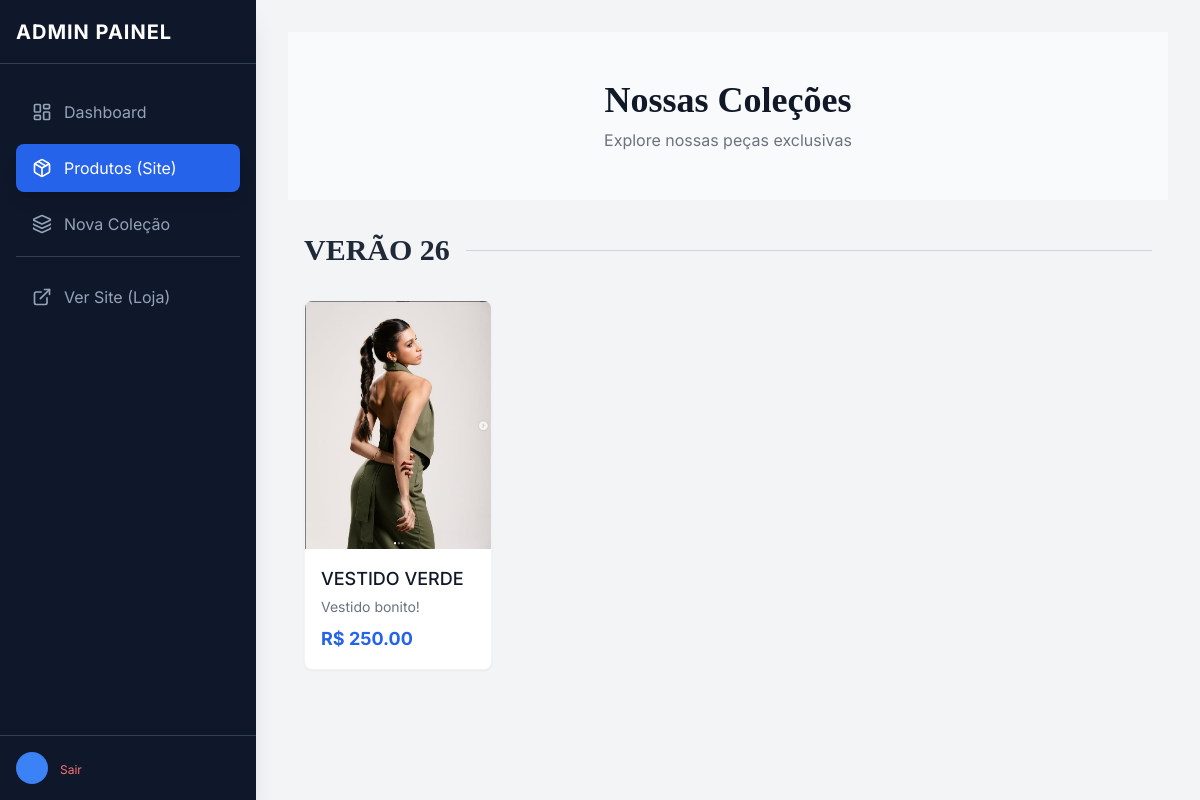
/produtos/, run on an earlier commit of the app's database.
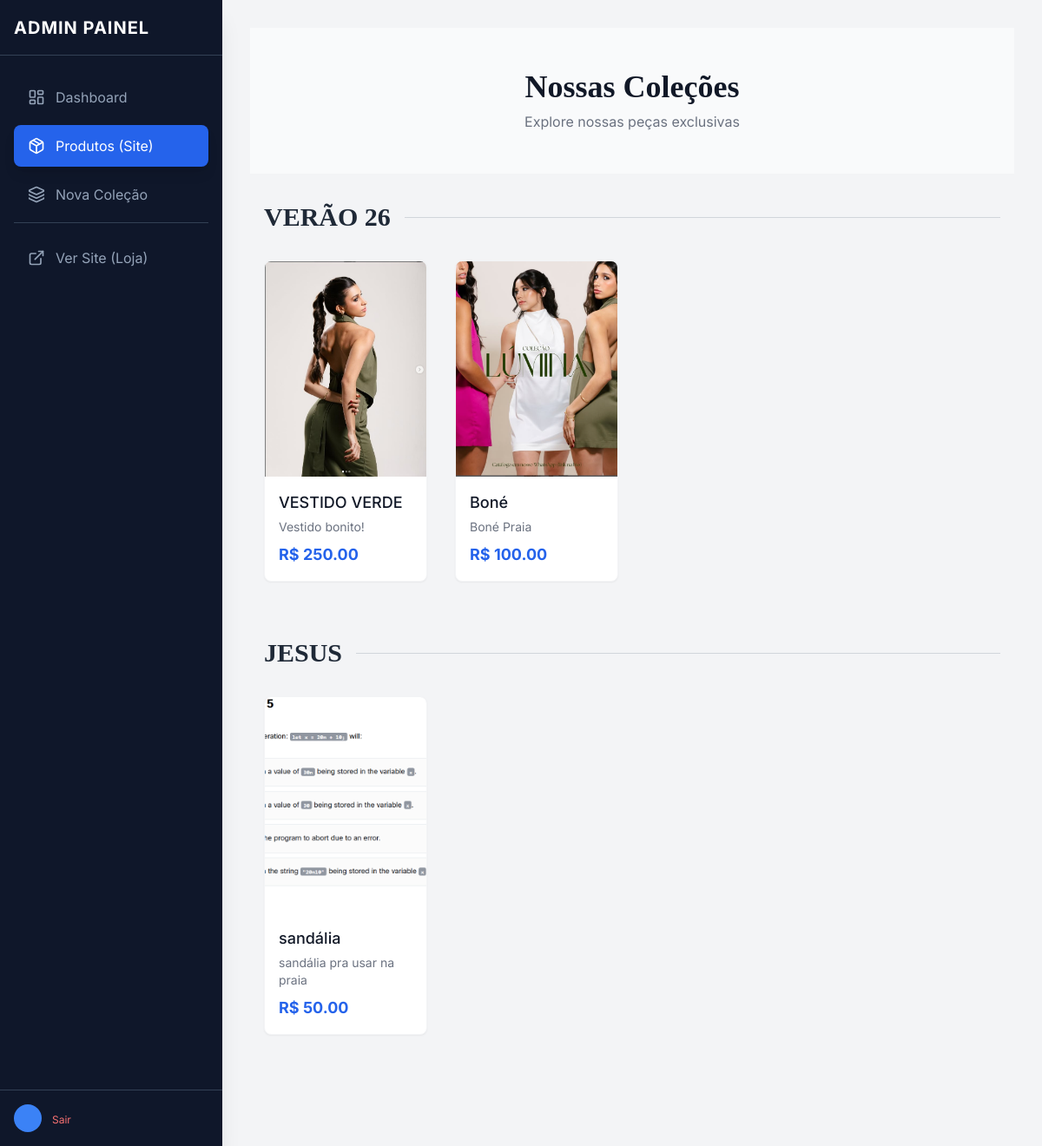
And on a later commit of the database.
### loja/models.py (models this page shows, shortened)
class Colecao(models.Model):
    nome = models.CharField(max_length=100)
    imagem_capa = models.ImageField(upload_to='colecoes/')
    ativa = models.BooleanField(default=True)

class Produto(models.Model):
    colecao = models.ForeignKey(Colecao, on_delete=models.CASCADE, related_name='produtos')
    nome = models.CharField(max_length=200)
    preco = models.DecimalField(max_digits=10, decimal_places=2)
    foto_principal = models.ImageField(upload_to='produtos/')
    descricao = models.TextField(blank=True, null=True)
    ativo = models.BooleanField(default=True)
    tamanhos = models.ManyToManyField(Tamanho, blank=True, related_name='produtos')

### loja/views.py (the view)
# urls.py: path('produtos/', lista_produtos, name='lista_produtos'),
def lista_produtos(request):
    colecoes = Colecao.objects.prefetch_related('produtos').all()
    return render(request, 'loja/produtos.html', {'colecoes': colecoes})

### loja/templates/loja/produtos.html (shortened to what this page needs)
{% extends 'loja/admin_base.html' %}
{% block content %}
<div class="bg-gray-50 py-12 text-center">
    <h1 class="text-4xl font-bold text-gray-900" style="font-family: 'Playfair Display', serif;">Nossas Coleções</h1>
    <p class="text-gray-500 mt-2">Explore nossas peças exclusivas</p>
</div>
<div class="max-w-7xl mx-auto px-4 py-8">
    {% for colecao in colecoes %}
        {% if colecao.produtos.exists %}
        <div class="mb-16">
            <div class="flex items-center gap-4 mb-8">
                <h2 class="text-3xl font-bold text-gray-800" style="font-family: 'Playfair Display', serif;">
                    {{ colecao.nome }}
                </h2>
                <div class="h-px bg-gray-300 flex-1"></div> </div>
            <div class="grid grid-cols-1 sm:grid-cols-2 md:grid-cols-3 lg:grid-cols-4 gap-8">
                {% for produto in colecao.produtos.all %}
                    {% if produto.ativo %}
                    <div class="group">
                        <div class="relative overflow-hidden rounded-lg shadow-sm border border-gray-100 bg-white">
                            <a href="{% url 'produto_detail' produto.id %}">
                                <div class="aspect-[3/4] overflow-hidden bg-gray-200">
                                    {% if produto.foto_principal %}
                                        <img src="{{ produto.foto_principal.url }}"
                                             class="h-full w-full object-cover object-center group-hover:scale-105 transition-transform duration-500"
                                             alt="{{ produto.nome }}">
                                    {% else %}
                                        <div class="h-full w-full flex items-center justify-center text-gray-400 bg-gray-100">
                                            Sem foto
                                        </div>
                                    {% endif %}
                                </div>
                            </a>
                            <div class="p-4">
                                <h3 class="text-lg font-medium text-gray-900">
                                    <a href="{% url 'produto_detail' produto.id %}">
                                        {{ produto.nome }}
                                    </a>
                                </h3>
                                <p class="mt-1 text-sm text-gray-500 line-clamp-2">
                                    {{ produto.descricao }}
                                </p>
                                <p class="mt-2 text-lg font-bold text-blue-600">
                                    R$ {{ produto.preco }}
                                </p>
                            </div>
                        </div>
                    </div>
                    {% endif %}
                {% endfor %}
            </div>
        </div>
        {% endif %}
    {% empty %}
        <div class="text-center py-20">
            <p class="text-gray-500 text-xl">Nenhuma coleção cadastrada no momento.</p>
        </div>
    {% endfor %}
</div>
{% endblock %}

### loja/templates/loja/admin_base.html (shortened to what this page needs)
<!DOCTYPE html>
<html lang="pt-br">
<head>
    <script src="https://cdn.tailwindcss.com"></script>
</head>
<body class="bg-gray-100 text-gray-800 antialiased">
    <div class="flex h-screen overflow-hidden">
        <aside id="sidebar" class="fixed inset-y-0 left-0 z-50 w-64 bg-slate-900 text-white transform -translate-x-full transition-transform duration-300 ease-in-out md:relative md:translate-x-0 flex flex-col shadow-xl">
            <div class="h-16 flex items-center justify-between px-4 border-b border-slate-700">
                <h1 class="text-xl font-bold tracking-wider mx-auto md:mx-0">ADMIN PAINEL</h1>
            </div>
            <nav class="flex-1 px-4 py-6 space-y-2 overflow-y-auto">
                <a href="{% url 'dashboard' %}"
                class="flex items-center gap-3 px-4 py-3 rounded-lg transition
                {% if request.resolver_match.url_name == 'dashboard' %}
                    bg-blue-600 text-white shadow-lg
                {% else %}
                    text-slate-400 hover:bg-slate-800 hover:text-white
                {% endif %}">
                    <i data-lucide="layout-dashboard" class="w-5 h-5"></i>
                    Dashboard
                </a>
                <a href="{% url 'lista_produtos' %}"
                class="flex items-center gap-3 px-4 py-3 rounded-lg transition
                {% if request.resolver_match.url_name == 'lista_produtos' %}
                    bg-blue-600 text-white shadow-lg
                {% else %}
                    text-slate-400 hover:bg-slate-800 hover:text-white
                {% endif %}">
                    <i data-lucide="package" class="w-5 h-5"></i>
                    Produtos (Site)
                </a>
                <a href="{% url 'colecao_criar' %}"
                class="flex items-center gap-3 px-4 py-3 rounded-lg transition
                {% if request.resolver_match.url_name == 'colecao_criar' %}
                    bg-blue-600 text-white shadow-lg
                {% else %}
                    text-slate-400 hover:bg-slate-800 hover:text-white
                {% endif %}">
                    <i data-lucide="layers" class="w-5 h-5"></i>
                    Nova Coleção
                </a>
                <div class="border-t border-slate-700 my-4 pt-4">
                    <a href="{% url 'home' %}" target="_blank" class="flex items-center gap-3 px-4 py-3 text-slate-400 hover:text-white transition">
                        <i data-lucide="external-link" class="w-5 h-5"></i>
                        Ver Site (Loja)
                    </a>
                </div>
            </nav>
            <div class="p-4 border-t border-slate-700 bg-slate-900">
                <div class="flex items-center gap-3">
                    <div class="w-8 h-8 rounded-full bg-blue-500 flex items-center justify-center font-bold text-sm text-white">
                    </div>
                    <div>
                        <a href="/admin/logout/" class="text-xs text-red-400 hover:text-red-300">Sair</a>
                    </div>
                </div>
            </div>
        </aside>
        <main class="flex-1 flex flex-col h-full overflow-hidden">
            <div class="flex-1 overflow-y-auto p-4 md:p-8">
                {% block content %}
                {% endblock %}
            </div>
        </main>
    </div>
</body>
</html>

### loja/templates/loja/admin_base.html (style rules this page uses)
body { font-family: 'Inter', sans-serif; }

What changed in the data, as far as the page shows it:
added Produto: foto_principal (picture), nome "Boné", descricao "Boné Praia", preco "100.00", shown under Colecao "VERÃO 26"
now on this page (row unchanged): Colecao: nome "JESUS"
added Produto: foto_principal (picture), nome "sandália", descricao "sandália pra usar na praia", preco "50.00", shown under "JESUS"
